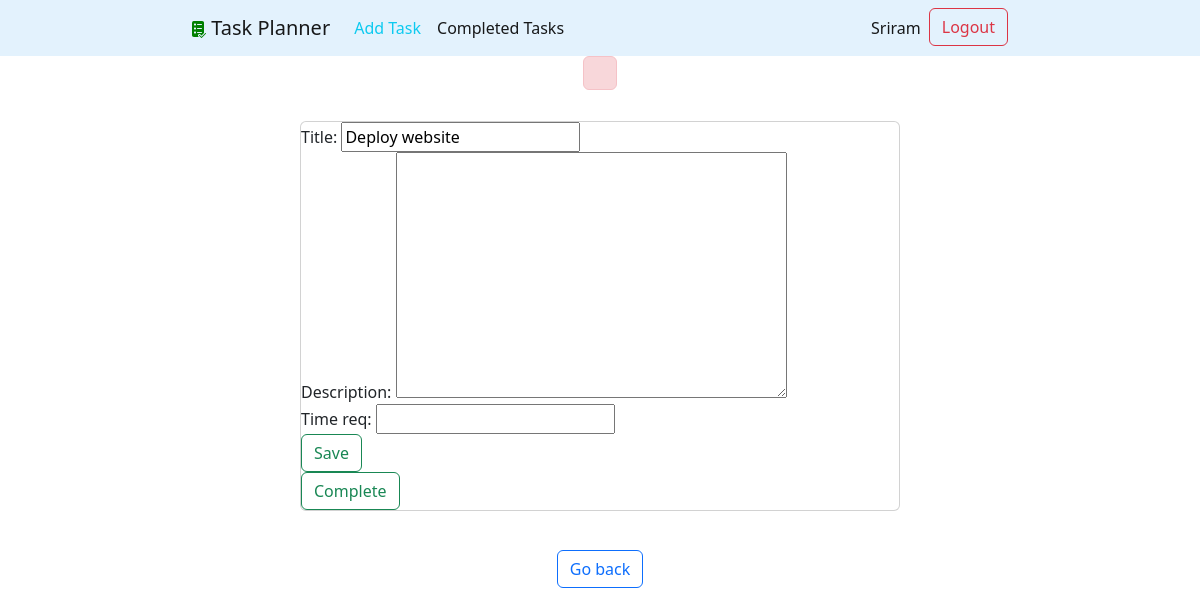
Before: /task/6 (signed in) with the older database file.
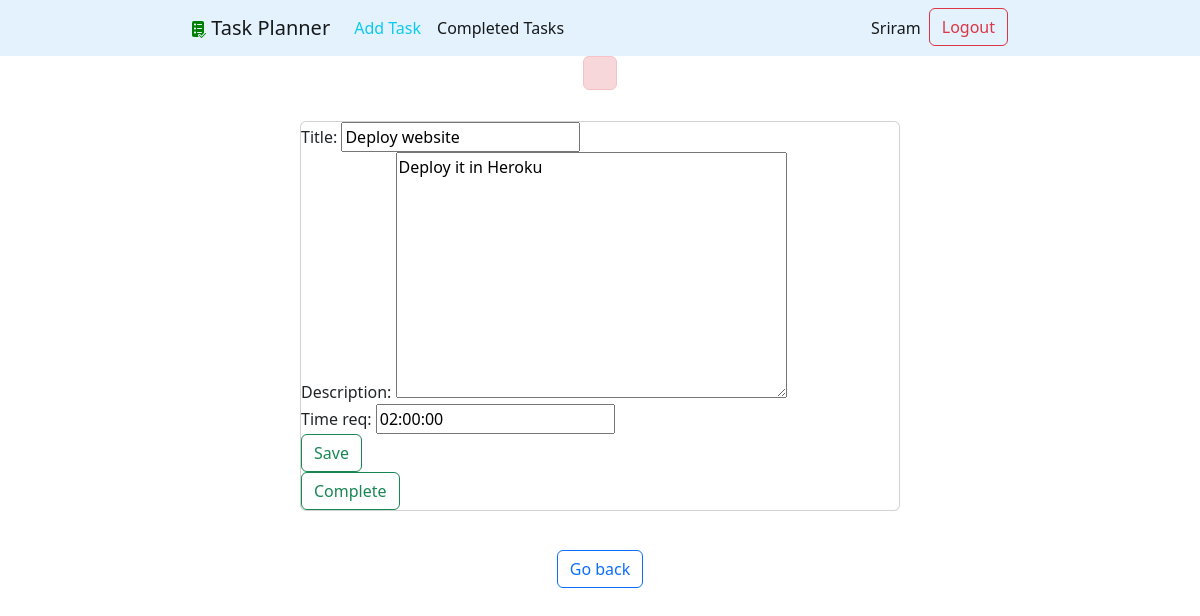
After: the same page with the newer database file.
### taskplanner/models.py (models this page shows, shortened)
class Task(models.Model):
    title = models.CharField(max_length=100)
    description = models.TextField(blank=True)
    created = models.DateField(auto_now_add=True)
    time_req = models.TimeField(null=True,blank=True)
    completed = models.BooleanField(null=True,blank=True)
    completed_date = models.DateTimeField(null=True,blank=True)
    user = models.ForeignKey(User, on_delete=models.CASCADE)

### taskplanner/views.py (the view, shortened to what this page needs)
# urls.py: path('task/<int:task_pk>', views.viewtask, name='viewtask'),
def viewtask(request, task_pk):
    task = get_object_or_404(Task,pk=task_pk, user = request.user)
    data = {'task':task}
    if request.method == 'GET':
        form = TaskForm(instance=task)
        data['form'] = form
        return render(request, 'taskplanner/task.html', data)

### taskplanner/forms.py
class TaskForm(ModelForm):
    class Meta:
        model = Task
        fields = ['title','description','time_req']

### taskplanner/templates/taskplanner/task.html (shortened to what this page needs)
{% extends 'taskplanner/base.html'%}
{% block content %}
<h2 class="alert alert-danger"> {{ error }}</h2>
<div class="tasks">
    <div class="card task">
        <form action="" method="post">
            {{ form.as_div }}
        <button type="submit" class="btn btn-outline-success"> Save </button>
        </form>
        <form action="{% url 'completetask' task.id %}" method="post">
        <button type="submit" class="btn btn-outline-success"> Complete </button>
        </form>
    </div>
</div>
<br>
<a href="{% url 'home' %}" class="btn btn-outline-primary"> Go back </a>
{% endblock %}

### taskplanner/templates/taskplanner/base.html (shortened to what this page needs)
<!DOCTYPE html>
<html lang="en">
<head>
    {% load static %}
    <link href="https://cdn.jsdelivr.net/npm/bootstrap@5.2.3/dist/css/bootstrap.min.css" rel="stylesheet">
    <link href="{% static 'taskplanner/styles.css' %}" rel="stylesheet">
</head>
<body>
    <nav class="navbar navbar-expand-md">
        <div class="container-fluid">
          <a class="navbar-brand" href="#">
            <img src="{% static 'logo.png'%}" alt="">
            <span >Task Planner </span>
          </a>
          <div class="collapse navbar-collapse text-center" id="navbarSupportedContent">
            <ul class="navbar-nav">
              {% if user.is_authenticated %}
              <li class="nav-item">
                  <a class="nav-link active text-info" aria-current="page" href="{% url 'addtask' %}">Add Task</a>
              </li>
              <li class="nav-item">
                <a class="nav-link active" aria-current="page">Completed Tasks</a>
              </li>
              <li class="nav-item">
                <a class="nav-link active" aria-current="page"> </a>
              </li>
              {% endif %}
            </ul>
            <ul class="navbar-nav ms-auto">
                {% if user.is_authenticated %}
                <li class="nav-item">
                    <a class="nav-link active" aria-current="page">{{ user.username }}</a>
                </li>
                <form action="{% url 'logoutuser' %}" method="post">
                    <button type="submit" class="btn btn-outline-danger">Logout</button>
                </form>
                {% endif %}
              </ul>
          </div>
        </div>
    </nav>
    <div class="content">
      {% block content %}
      {% endblock %}
    </div>
</body>
</html>

### taskplanner/static/taskplanner/styles.css (style rules this page uses)
.content { display: flex; flex-direction: column; align-items: center; }
.navbar { background-color: #e3f2fd; }
.navbar .container-fluid { display: flex; margin: 0 15%; align-items: center; }
.tasks { width: 50%; list-style: none; position: relative; display: flex; flex-direction: column; align-items: stretch; }
.tasks .card { margin: 2.5% 0; }

Changed rows visible on the page:
changed Task "Deploy website": description (not shown) → "Deploy it in Heroku"; time_req (not shown) → "02:00:00"
